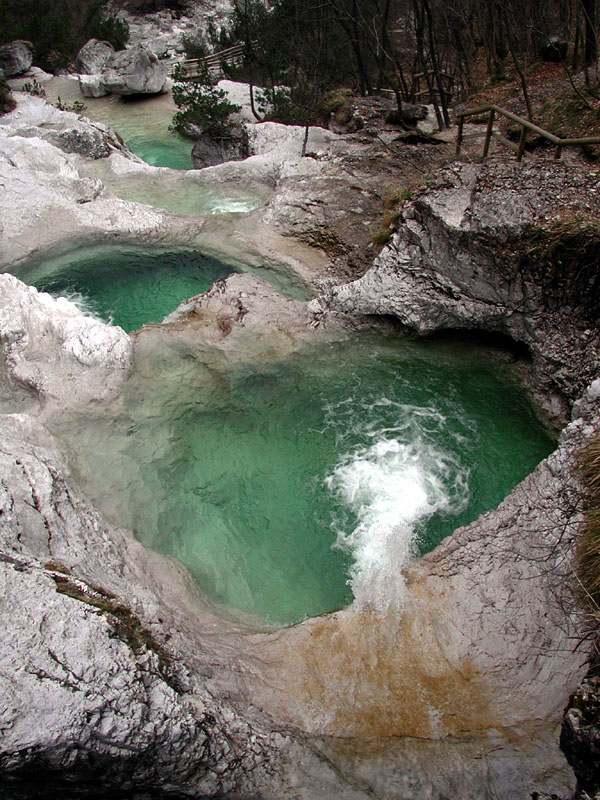
//> input picture Daten/OpenCV-01/Img01a.jpg, 600 x 800 px
$ ./_solutionPrakt1   (built with g++ and OpenCV 4)
//> lines starting //> are read from the running program, lines starting //| are printed output that depends on the picture; after the words box and inside, x2 and y2 are one past the last pixel; in counts of white or black regions, pixels touching at a corner belong together

// OpenCV_Helloworld
/*
Bilddaten einlesen, durch Pixel durchiterieren
Pixelwerte erhöhen (Helligkeit) (Bildfehler entstehen durch Pixelwerte über 255
Bilder anzeigen
*/
#include <opencv2/opencv.hpp>
using namespace cv;

int main() {
	int brightness = 2;
	cv::Mat image, new_image;
	image = cv::imread("../Daten/OpenCV-01/Img01a.jpg");
//> image is the input picture: 800 rows x 600 cols, CV_8UC3; mean B, G, R 96.6, 105.9, 107
	new_image = cv::Mat::zeros(image.size(), image.type());

	if (!image.data) {
		printf("Error: Couldn't open the image file.\n");
		return 1;
	}
	/* Farbkanäle tauschen */
	for (int x = 0; x < image.rows; x++)
	{
		for (int y = 0; y < image.cols; y++)
		{
			for (int c = 0; c < 3; c++) {
				new_image.at<Vec3b>(x, y)[c] = image.at<Vec3b>(x, y)[c];
			}
		}
	}

	for (int x = 0; x < 300; x++)
	{
		for (int y = 0; y < 200; y++)
		{
			for (int c = 0; c < 3; c++) {
				new_image.at<Vec3b>(x, y)[c] = image.at<Vec3b>(x, y)[c] + 50;
			}
		}
	}
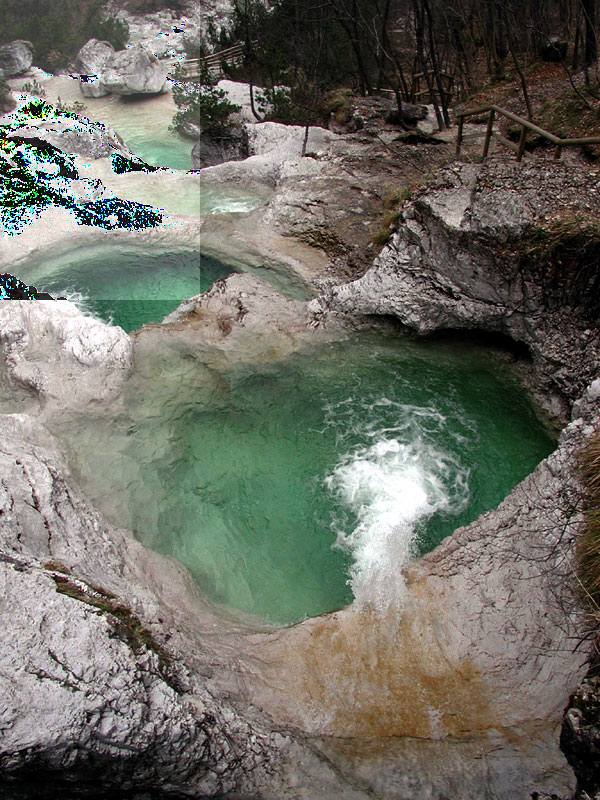
//> new_image: 800 rows x 600 cols, CV_8UC3; 12.5% of pixels changed, all inside (x1, y1, x2, y2) = (0, 0, 200, 300)
	cv::Mat greyImage;
	/* Grauwerte */
	cvtColor(image, greyImage, COLOR_RGB2GRAY);
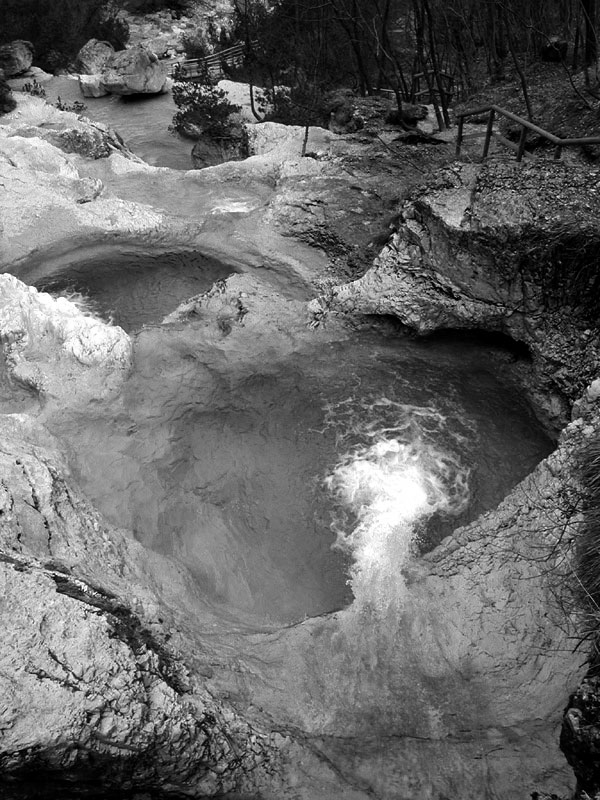
//> greyImage: 800 rows x 600 cols, CV_8UC1; min 0, max 255, mean 103.2

	/* Zerlegung in Kanäle */
	Mat bgr[3];   //destination array
	split(image, bgr); //split source
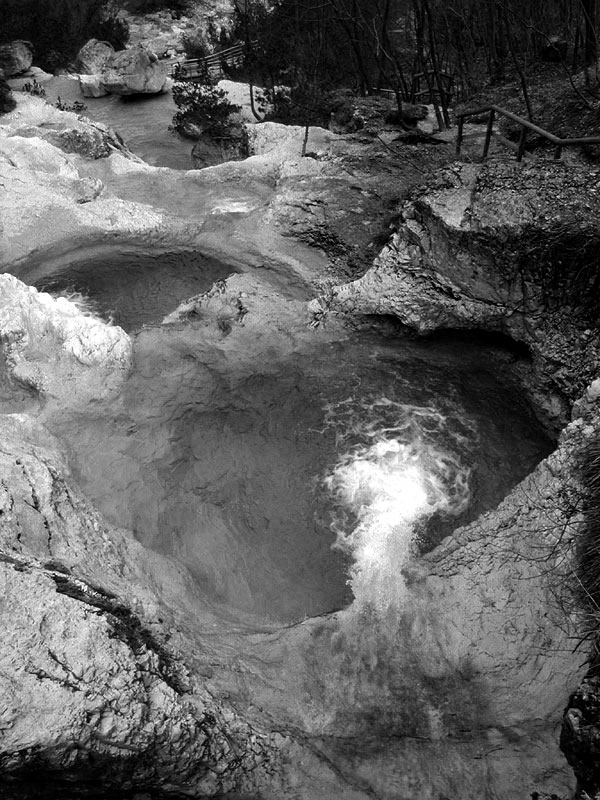
//> bgr[0]: 800 rows x 600 cols, CV_8UC1; min 0, max 255, mean 96.6
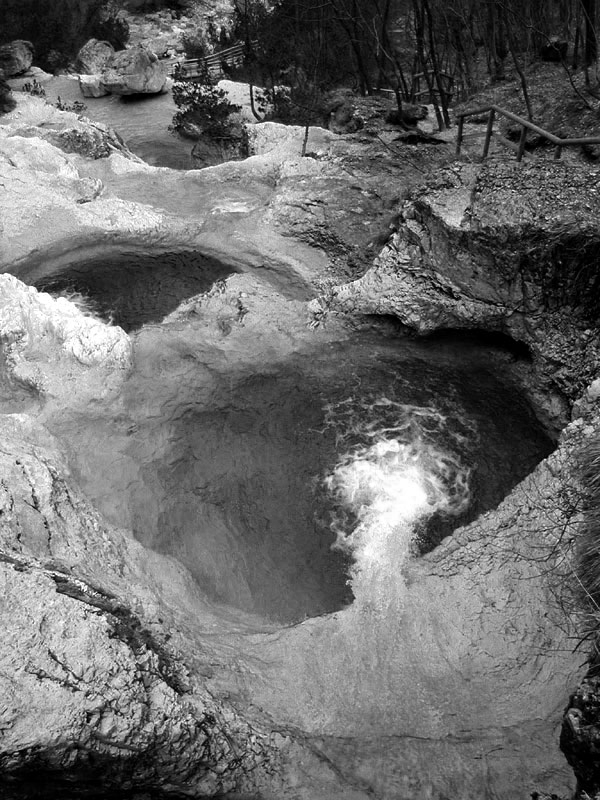
//> bgr[2]: 800 rows x 600 cols, CV_8UC1; min 0, max 255, mean 107
	imwrite("blue.png", bgr[0]); //blau
	imwrite("green.png", bgr[1]); //grün
	imwrite("red.png", bgr[2]); //rot


	cv::namedWindow("Image:");
	cv::namedWindow("New Image:");

	cv::imshow("Image:", image);
	cv::imshow("New Image:", new_image);

	cv::waitKey(0);
	cv::destroyWindow("Image:");
	return 0;
}

$ run again, with Daten/OpenCV-01/Img02a.jpg copied over Daten/OpenCV-01/Img01a.jpg
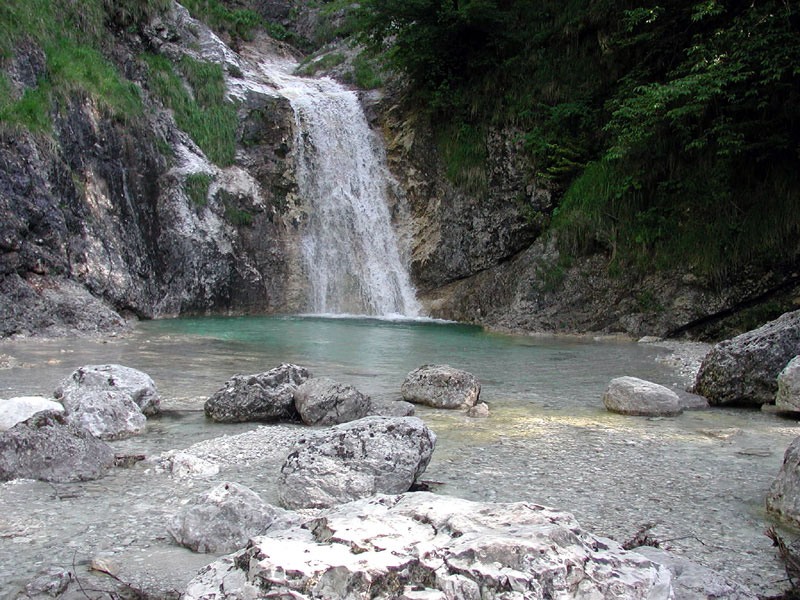
//> input picture Daten/OpenCV-01/Img02a.jpg, 800 x 600 px
//> image is the input picture: 600 rows x 800 cols, CV_8UC3; mean B, G, R 104.4, 106.1, 103.2
//> after the loop `for (int x = 0; x < 300; x++)`:
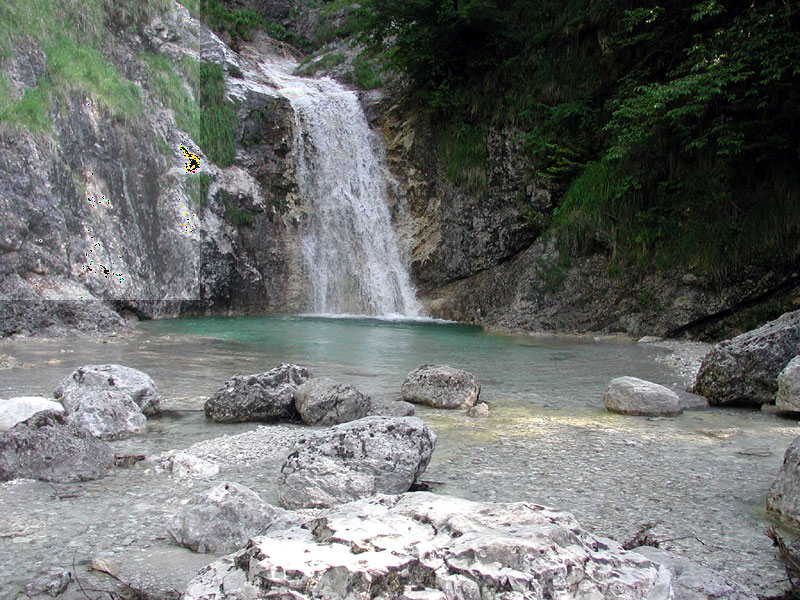
//> new_image: 600 rows x 800 cols, CV_8UC3; 12.5% of pixels changed, all inside (x1, y1, x2, y2) = (0, 0, 200, 300)
//> `cvtColor(image, greyImage, COLOR_RGB2GRAY);`:
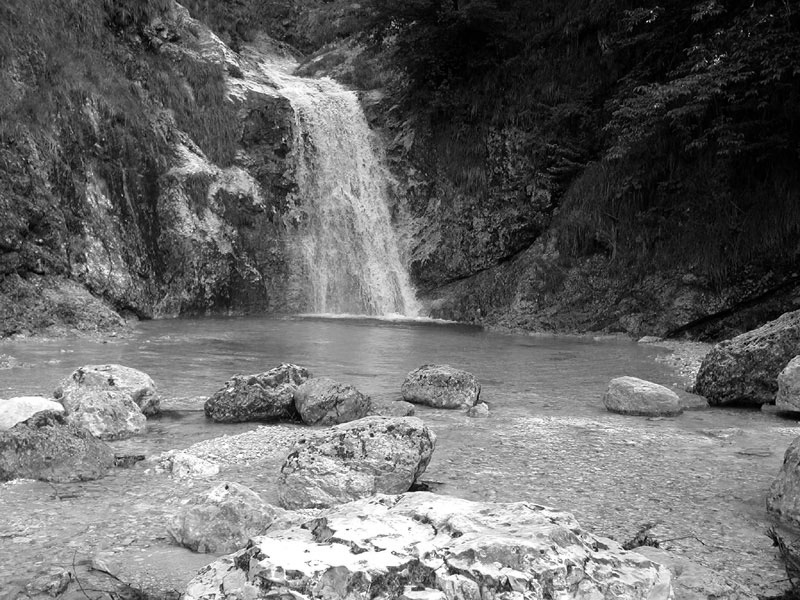
//> greyImage: 600 rows x 800 cols, CV_8UC1; min 0, max 255, mean 105.3
